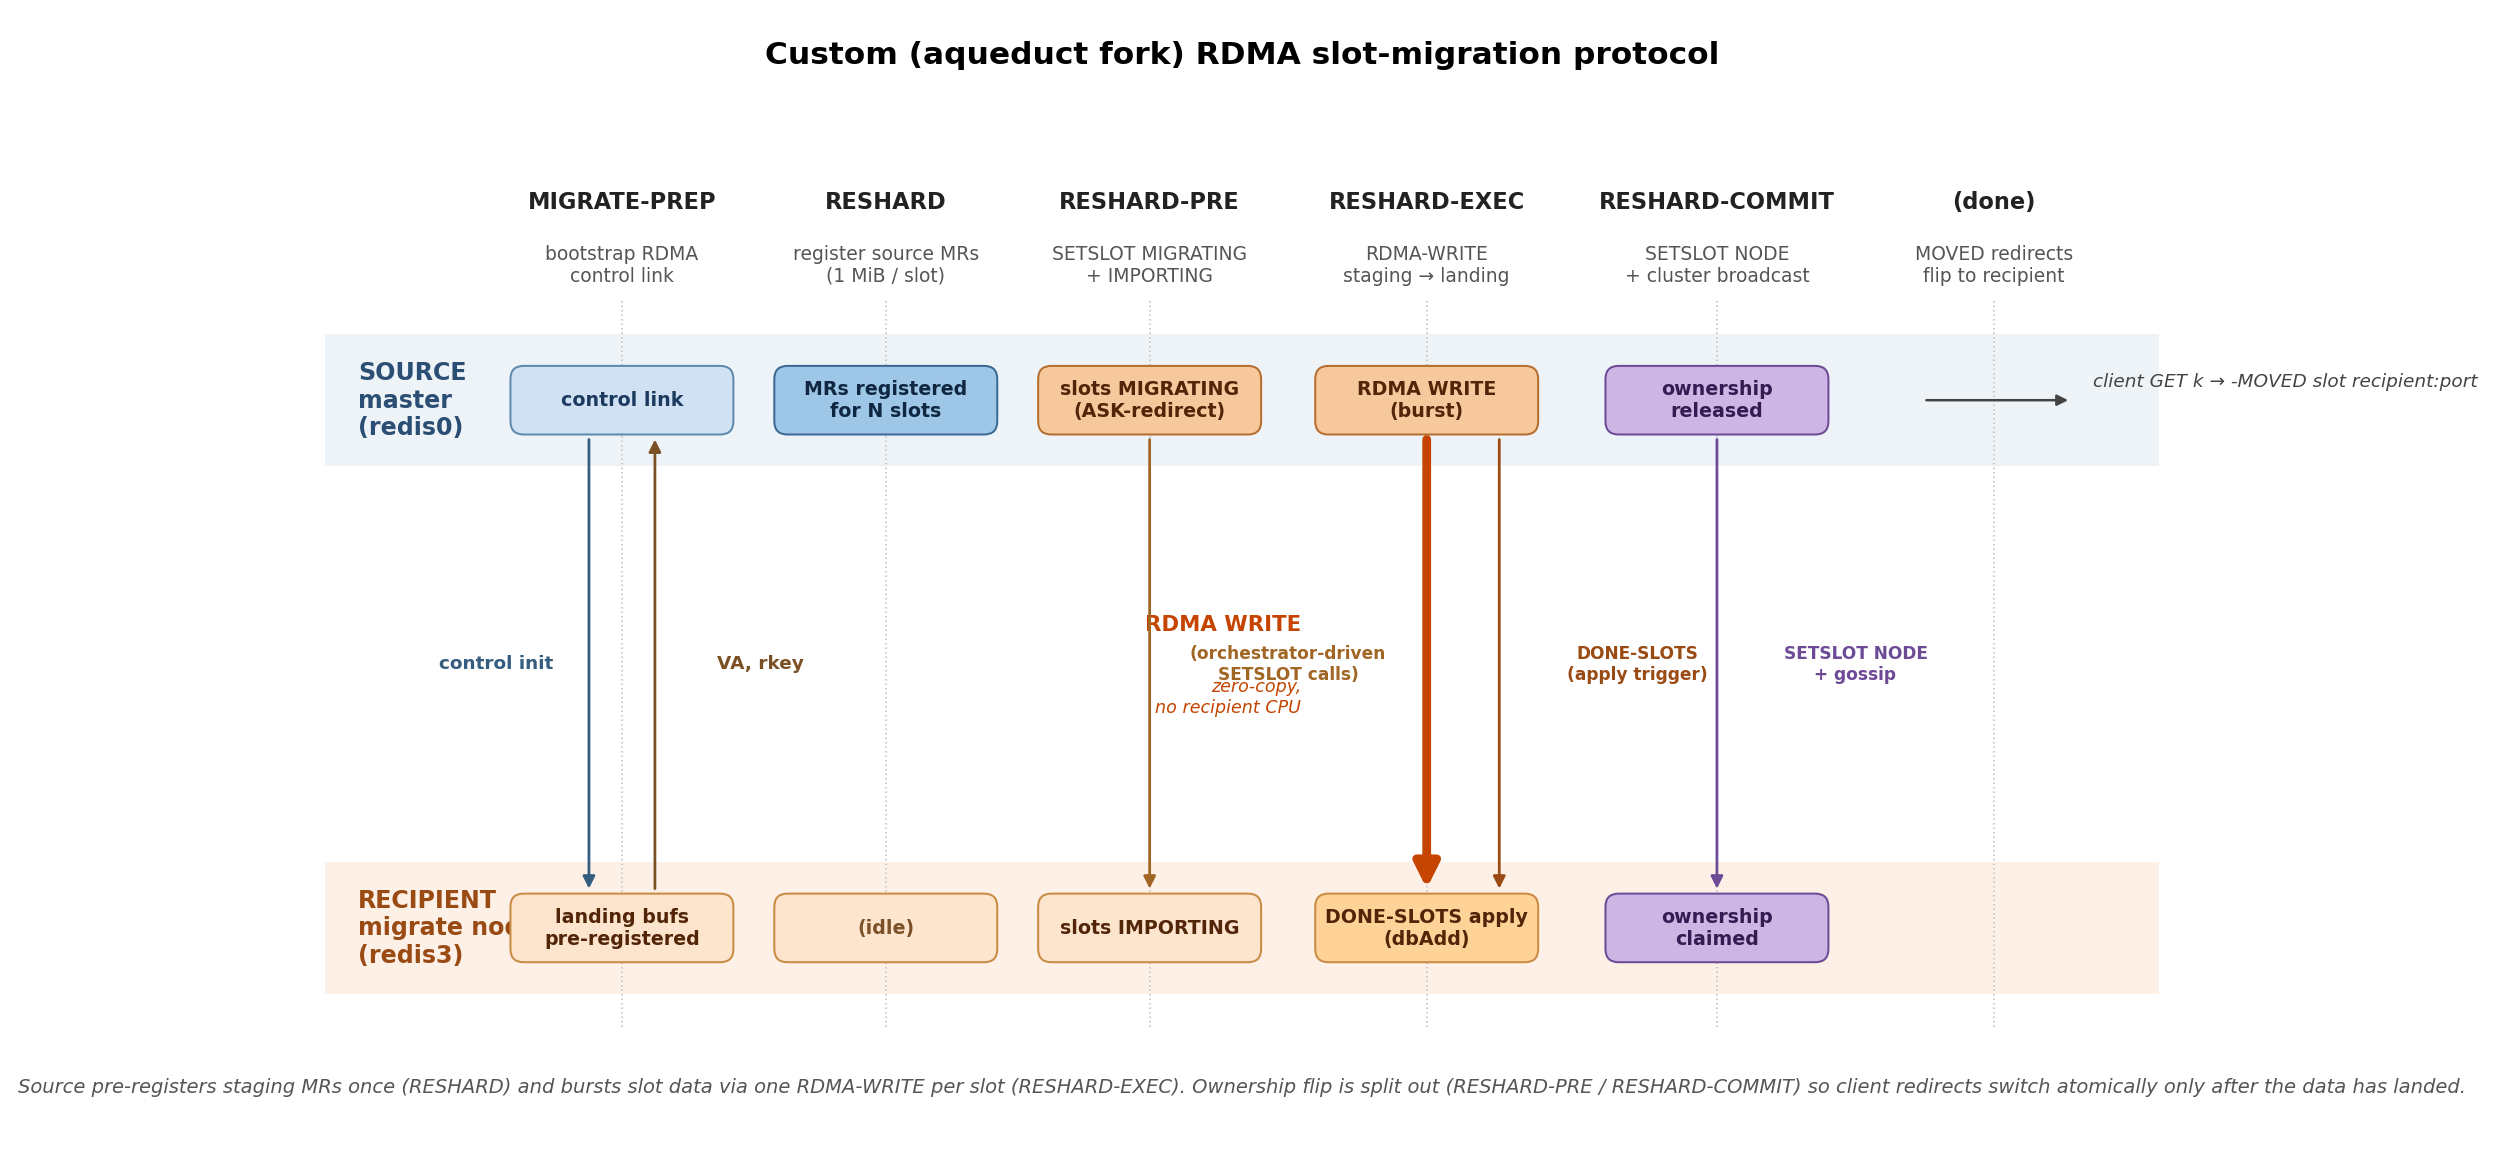

Here is the Python script that generated this plot:
"""
Figure: Custom (aqueduct fork) RDMA-based slot migration protocol.

Two swim-lanes (source master, recipient migrate node), 5 protocol commands
shown left-to-right in temporal order. Arrows depict the control + data flow.
Colored side-bars show slot ownership state on each side at each phase.

Source: PHASE2_PLAN.md, PHASE2_5_PLAN.md, PHASE3_PLAN.md and
ansible/tasks/cluster/reshard_cluster_rdma.yml.
"""

import matplotlib.pyplot as plt
import matplotlib.patches as mpatches
from matplotlib.patches import FancyArrowPatch, FancyBboxPatch, Rectangle

plt.rcParams.update({
    "font.family": "sans-serif",
    "font.size": 9,
    "axes.linewidth": 0.6,
})

fig, ax = plt.subplots(figsize=(14, 6.5))
ax.set_xlim(0, 14)
ax.set_ylim(0, 8.5)
ax.set_aspect("equal")
ax.axis("off")

# ── Swim-lane backgrounds ────────────────────────────────────────────────
SRC_Y = 5.6   # source lane center
DST_Y = 1.6   # recipient lane center
LANE_H = 1.0

ax.add_patch(Rectangle((0.05, SRC_Y - LANE_H / 2), 13.9, LANE_H,
                       facecolor="#eef3f8", edgecolor="none", zorder=0))
ax.add_patch(Rectangle((0.05, DST_Y - LANE_H / 2), 13.9, LANE_H,
                       facecolor="#fdf0e6", edgecolor="none", zorder=0))

ax.text(0.30, SRC_Y, "SOURCE\nmaster\n(redis0)", fontsize=9.5,
        fontweight="bold", va="center", ha="left", color="#2b4f74")
ax.text(0.30, DST_Y, "RECIPIENT\nmigrate node\n(redis3)", fontsize=9.5,
        fontweight="bold", va="center", ha="left", color="#9a4a13")

# ── Time-step column positions ───────────────────────────────────────────
STEPS = [
    ("MIGRATE-PREP",  2.30, "bootstrap RDMA\ncontrol link"),
    ("RESHARD",       4.30, "register source MRs\n(1 MiB / slot)"),
    ("RESHARD-PRE",   6.30, "SETSLOT MIGRATING\n+ IMPORTING"),
    ("RESHARD-EXEC",  8.40, "RDMA-WRITE\nstaging → landing"),
    ("RESHARD-COMMIT",10.60, "SETSLOT NODE\n+ cluster broadcast"),
    ("(done)",       12.70, "MOVED redirects\nflip to recipient"),
]

# Vertical step markers across both lanes
for label, x, _sub in STEPS:
    ax.plot([x, x], [DST_Y - LANE_H / 2 - 0.25,
                     SRC_Y + LANE_H / 2 + 0.25],
            color="#bbbbbb", linewidth=0.6, linestyle=(0, (1, 2)), zorder=1)
    ax.text(x, SRC_Y + LANE_H / 2 + 0.95, label, fontsize=9,
            ha="center", fontweight="bold", color="#222222")
    ax.text(x, SRC_Y + LANE_H / 2 + 0.40, _sub, fontsize=7.5,
            ha="center", color="#555555")

# ── Per-step state pills on each lane ────────────────────────────────────
def pill(x, y, w, color, edge, text, txt_color):
    p = FancyBboxPatch((x - w/2, y - 0.24), w, 0.48,
                       boxstyle="round,pad=0.02,rounding_size=0.10",
                       facecolor=color, edgecolor=edge, linewidth=0.8, zorder=3)
    ax.add_patch(p)
    ax.text(x, y, text, fontsize=7.6, ha="center", va="center",
            color=txt_color, fontweight="bold")

# x positions for the five action steps (skip last "done" column for state pills)
xs = [s[1] for s in STEPS]

# SOURCE row state
pill(xs[0], SRC_Y, 1.65, "#cfe1f2", "#5d89af", "control link", "#1b3a5e")
pill(xs[1], SRC_Y, 1.65, "#9ec6e6", "#3a6a93", "MRs registered\nfor N slots", "#0f2741")
pill(xs[2], SRC_Y, 1.65, "#f6c89c", "#b56e2f", "slots MIGRATING\n(ASK-redirect)", "#522408")
pill(xs[3], SRC_Y, 1.65, "#f6c89c", "#b56e2f", "RDMA WRITE\n(burst)", "#522408")
pill(xs[4], SRC_Y, 1.65, "#cdb6e3", "#6c4a96", "ownership\nreleased", "#341c52")

# RECIPIENT row state
pill(xs[0], DST_Y, 1.65, "#fde5cd", "#c98a44", "landing bufs\npre-registered", "#522408")
pill(xs[1], DST_Y, 1.65, "#fde5cd", "#c98a44", "(idle)", "#7a5128")
pill(xs[2], DST_Y, 1.65, "#fde5cd", "#c98a44", "slots IMPORTING", "#522408")
pill(xs[3], DST_Y, 1.65, "#ffd297", "#c98a44", "DONE-SLOTS apply\n(dbAdd)", "#522408")
pill(xs[4], DST_Y, 1.65, "#cdb6e3", "#6c4a96", "ownership\nclaimed", "#341c52")

# ── Inter-lane arrows ────────────────────────────────────────────────────
def arrow(x1, y1, x2, y2, color, label=None, label_off=(0.0, 0.0),
          style="-|>", lw=1.1, mut=10, label_size=7.4):
    a = FancyArrowPatch((x1, y1), (x2, y2),
                        arrowstyle=style, mutation_scale=mut,
                        linewidth=lw, color=color, zorder=4)
    ax.add_patch(a)
    if label:
        mx, my = (x1 + x2) / 2 + label_off[0], (y1 + y2) / 2 + label_off[1]
        ax.text(mx, my, label, fontsize=label_size, color=color,
                ha="center", va="center", fontweight="bold")

# MIGRATE-PREP: 2-way handshake; recipient sends (VA, rkey) tuples back
arrow(xs[0] - 0.25, SRC_Y - 0.26, xs[0] - 0.25, DST_Y + 0.26, "#345d80",
      label="control init", label_off=(-0.70, 0))
arrow(xs[0] + 0.25, DST_Y + 0.26, xs[0] + 0.25, SRC_Y - 0.26, "#7c5025",
      label="VA, rkey", label_off=(0.80, 0))

# RESHARD-PRE: SETSLOT MIGRATING + IMPORTING — driven from ansible/orchestrator
# (driver), but shows up as cluster-state side-effects on both lanes
arrow(xs[2], SRC_Y - 0.26, xs[2], DST_Y + 0.26, "#a16524",
      label="(orchestrator-driven\nSETSLOT calls)", label_off=(1.05, 0),
      label_size=6.8)

# RESHARD-EXEC: BIG RDMA-WRITE arrow (bypasses CPU on recipient)
exec_arrow = FancyArrowPatch((xs[3], SRC_Y - 0.26), (xs[3], DST_Y + 0.26),
                             arrowstyle="-|>", mutation_scale=20,
                             linewidth=3.5, color="#c44400", zorder=4)
ax.add_patch(exec_arrow)
ax.text(xs[3] - 0.95, (SRC_Y + DST_Y) / 2 + 0.3,
        "RDMA WRITE",
        fontsize=8.5, color="#c44400", ha="right", va="center", fontweight="bold")
ax.text(xs[3] - 0.95, (SRC_Y + DST_Y) / 2 - 0.25,
        "zero-copy,\nno recipient CPU",
        fontsize=7.0, color="#c44400", ha="right", va="center", style="italic")

# DONE-SLOTS: small follow-up control message after the RDMA burst
arrow(xs[3] + 0.55, SRC_Y - 0.26, xs[3] + 0.55, DST_Y + 0.26, "#9a4a13",
      label="DONE-SLOTS\n(apply trigger)", label_off=(1.05, 0),
      label_size=6.8)

# RESHARD-COMMIT: SETSLOT NODE on both, then cluster-wide gossip
arrow(xs[4], SRC_Y - 0.26, xs[4], DST_Y + 0.26, "#6c4a96",
      label="SETSLOT NODE\n+ gossip", label_off=(1.05, 0),
      label_size=6.8)

# After-commit: client redirects
ax.annotate("", xy=(STEPS[5][1] + 0.6, SRC_Y),
            xytext=(STEPS[5][1] - 0.55, SRC_Y),
            arrowprops=dict(arrowstyle="-|>", color="#444444", lw=1.0))
ax.text(STEPS[5][1] + 0.75, SRC_Y + 0.10,
        "client GET k → -MOVED slot recipient:port",
        fontsize=7.4, ha="left", color="#444444", style="italic")

# ── Title & footer ───────────────────────────────────────────────────────
ax.text(7.0, 8.15, "Custom (aqueduct fork) RDMA slot-migration protocol",
        fontsize=12.5, fontweight="bold", ha="center")
ax.text(7.0, 0.35,
        "Source pre-registers staging MRs once (RESHARD) and bursts slot data via one RDMA-WRITE per slot (RESHARD-EXEC). "
        "Ownership flip is split out (RESHARD-PRE / RESHARD-COMMIT) so client redirects switch atomically only after the data has landed.",
        fontsize=7.8, ha="center", color="#555555", style="italic", wrap=True)

plt.tight_layout()
import os
out = os.path.join(os.path.dirname(os.path.abspath(__file__)),
                   "figure_custom_migration_protocol.png")
plt.savefig(out, dpi=180, bbox_inches="tight")
print(f"wrote {out}")
